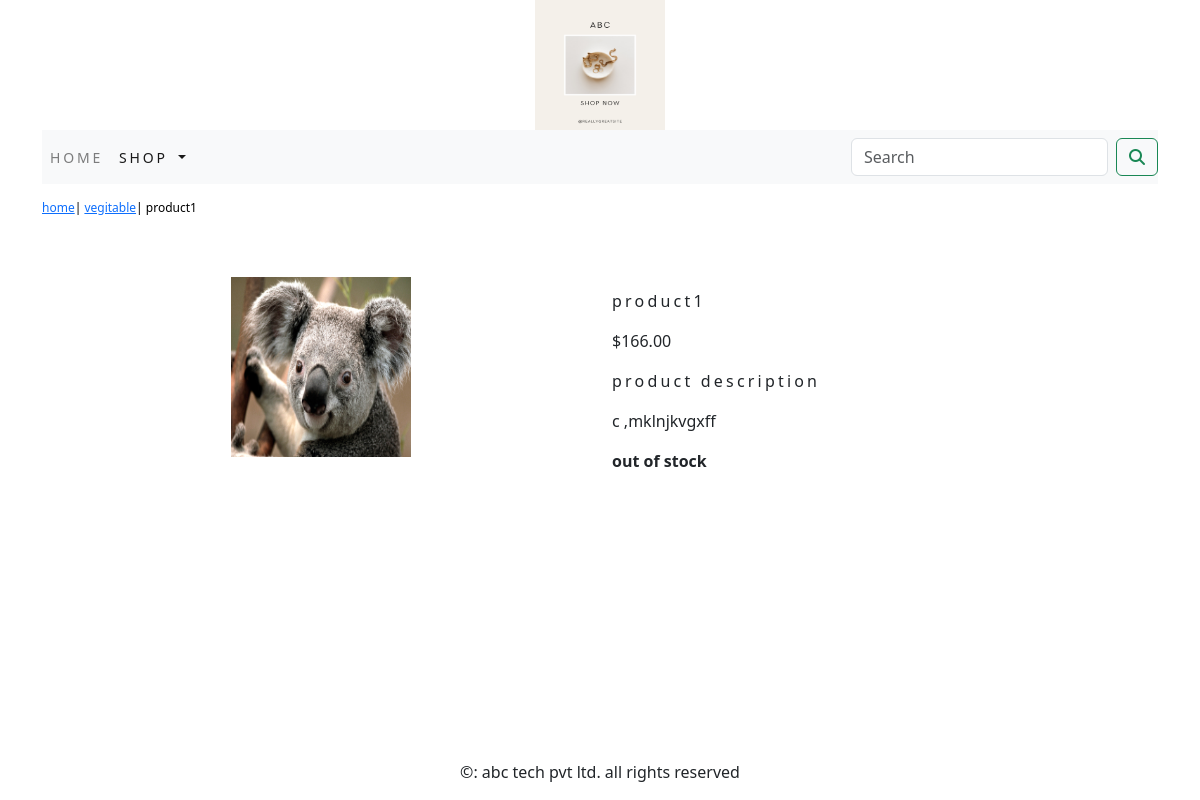
The app's page /shop/vegitable/product1/ with its own data.
### shop/models.py (models this page shows, shortened)
class Product(models.Model):
    name=models.CharField(max_length=250, unique=True)
    slug=models.SlugField(max_length=250, unique=True)
    description=models.TextField(blank=True)
    price=models.DecimalField(max_digits=10,decimal_places=2)
    category=models.ForeignKey(Category,on_delete=models.CASCADE)
    image=models.ImageField(upload_to='product',blank=True)
    stock=models.IntegerField()
    available=models.BooleanField(default=True)
    created=models.DateTimeField(auto_now_add=True)
    updated=models.DateTimeField(auto_now=True)
    class Meta:
         ordering=('name',)
         verbose_name='product'
         verbose_name_plural='products'

class Category(models.Model):
    name=models.CharField(max_length=250,unique=True)
    slug=models.SlugField(max_length=250,unique=True)
    description=models.TextField(blank=True)
    image=models.ImageField(upload_to='category',blank=True)
    class Meta:
         ordering=('name',)
         verbose_name='category'
         verbose_name_plural='categories'
    def get_url(self):
        return reverse('shop:products_by_category',args=[self.slug])
    def __str__(self):
        return '{}'.format(self.name)

### shop/views.py (the view)
# urls.py: path('<slug:c_slug>/<slug:product_slug>/',views.proDetail,name='prodCatdetail')
def proDetail(request,c_slug,product_slug):
    try:
        product=Product.objects.get(category__slug=c_slug,slug=product_slug)
    except Exception as e:
        raise e
    return render(request,'product.html',{'product':product})

### cart/context_processors.py (called while the page is built)
def counter(request):
    item_count=0
    if 'admin' in request.path:
        return {}
    else:
        try:
            cart=Cart.objects.filter(cart_id=_cart_id(request))
            cart_items=CartItem.objects.all().filter(cart=cart[:1])
            for cart_item in cart_items:
                item_count += cart_item.quantity
        except cart.DoesNotExist:
            item_count =0
    return dict(item_count=item_count)

### cart/views.py (called while the page is built)
def _cart_id(request):
    cart=request.session.session_key
    if not cart:
        cart=request.session.create()
    return cart

### shop/context_processors.py (called while the page is built)
def menu_links(request):
    links=Category.objects.all()
    return dict(links=links)

### templates/product.html (shortened to what this page needs)
{% extends 'base.html' %}
{% load static %}
{% block content %}
<div class="row my_prod_row_class">
    <div class="mx-auto">
        <p> <a href="{% url 'shop:allProdCat' %}">home</a>| <a href="{{product.category.get_url}}">{{product.category}}</a>| {{product.name}}</p>
    </div>
</div>
<div class="container">
<br>
<div class="row">
    <div class="col-12 col-sm-12 col-md-12 col-lg-6 text-center">
        <div style="min-width:18rem">
            <img src="{{product.image.url}}" alt="{{product.name}}" width="180px" height="180px"   >
        </div>
    </div>
        <div class="col-12 col-sm-12 col-md-12 col-lg-6 ">
            <div>
                <h1 class="my_prod_title">{{product.name}}</h1>
                <p>${{product.price}}</p>
                <p class="my_title">product description</p>
                <p class="text-justify my_prod_text">{{product.description}}</p>
                {% if product.stock <= 0 %}
                <p class="text-justify my_prod_text"><b>out of stock</b></p>
                {% else %}
                <a class="btn btn-secondary" href="{% url 'cart:add_cart' product.id %}">add to cart</a>
                {% endif %}
            </div>
        </div>
        </div>
</div>
{% endblock %}

### static/css/custom.css (style rules this page uses)
.my_title { font-size:16px; text_transform:uppercase; letter-spacing:.2em }
.my_prod_row_class { padding-top:15px; padding-bottom:20px; }
.my_prod_row_class .mx-auto { color:#000; font-size:12px; text-decoration:none; }
.my_prod_title { font-size:16px; text_transform:uppercase; letter-spacing:.2em; padding-top:15px; padding-bottom:10px; }
.my_prod_text { padding-right:25px; }
,custom_a { text-decoration:none; }

### records on screen
Product: category "vegitable", name "product1", image (picture), price "166.00", description "c ,mklnjkvgxff"
